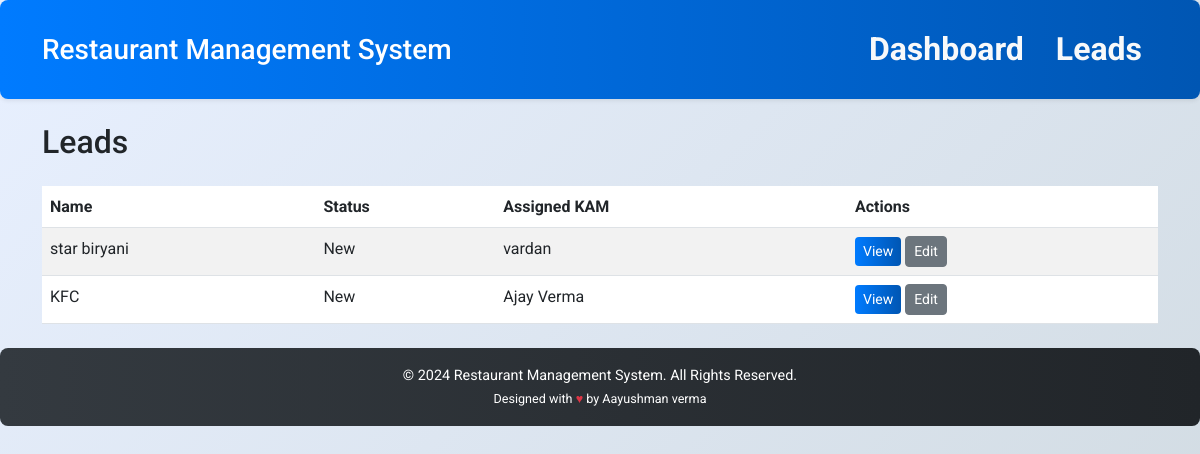
Screenshot of /leads/ with the database file from the repository.
### lead_management/models/restaurant.py (models this page shows, shortened)
class RestaurantLead(models.Model):
    STATUS_CHOICES = [
        ('new', 'New'),
        ('active', 'Active'),
        ('inactive', 'Inactive'),
    ]
    restaurant_name = models.CharField(max_length=255)
    address = models.TextField()
    contact_number = models.CharField(max_length=15)
    status = models.CharField(max_length=10, choices=STATUS_CHOICES, default='new')
    assigned_kam = models.CharField(max_length=255)

### lead_management/views/leads.py (the view)
# urls.py: path('leads/', lead_list, name='lead_list'),  # List all leads
def lead_list(request):
    leads = RestaurantLead.objects.all()
    return render(request, 'lead_management/lead_list.html', {'leads': leads})

### lead_management/templates/lead_management/lead_list.html (shortened to what this page needs)
{% extends "lead_management/base.html" %}
{% block content %}
<h2 class="mb-4">Leads</h2>
<table class="table table-striped">
    <thead>
        <tr>
            <th>Name</th>
            <th>Status</th>
            <th>Assigned KAM</th>
            <th>Actions</th>
        </tr>
    </thead>
    <tbody>
        {% for lead in leads %}
        <tr>
            <td>{{ lead.restaurant_name }}</td>
            <td>{{ lead.get_status_display }}</td>
            <td>{{ lead.assigned_kam }}</td>
            <td>
                <a href="{% url 'lead_detail' lead.id %}" class="btn btn-sm btn-primary">View</a>
                <a href="{% url 'edit_lead' lead.id %}" class="btn btn-sm btn-secondary">Edit</a>
            </td>
        </tr>
        {% empty %}
        <tr>
            <td colspan="4" class="text-center">No leads found.</td>
        </tr>
        {% endfor %}
    </tbody>
</table>
{% endblock %}

### lead_management/static/css/styles.css (style rules this page uses)
body { background: linear-gradient(135deg, #e8f0ff 0%, #cfd9df 100%); font-family: 'Arial', sans-serif; color: #212529; margin: 0; padding: 0; line-height: 1.6; background-attachment: fixed; background-size: cover; }
.btn-primary { background: linear-gradient(90deg, #007bff, #0056b3); border: none; color: #fff; transition: background-color 0.3s ease; }
body:before { content: ''; position: fixed; top: 0; left: 0; width: 100%; height: 100%; background-image: radial-gradient(circle, rgba(255, 255, 255, 0.1) 1%, transparent 1%), radial-gradient(circle, rgba(255, 255, 255, 0.1) 1%, transparent 1%); background-size: 40px 40px; z-index: -1; opacity: 0.5; }

### rows the page displays
RestaurantLead: restaurant_name "star biryani", status "New", assigned_kam "vardan"
RestaurantLead: restaurant_name "KFC", status "New", assigned_kam "Ajay Verma"
